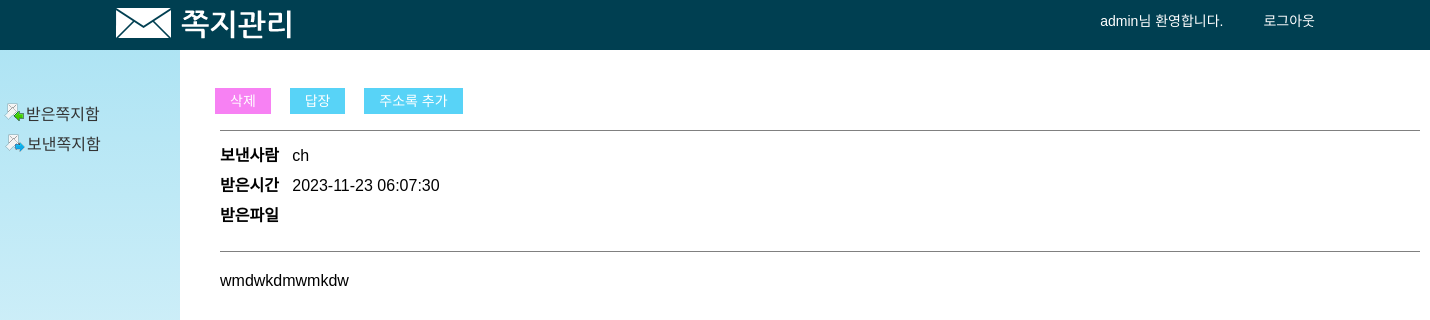
The app's page /chat/page/note/recv_read.php?idx=1 (signed in) with its own data.
### tables this page shows
CREATE TABLE `recv_note` (
  `idx` int NOT NULL AUTO_INCREMENT,
  `recv_id` varchar(100) NOT NULL,
  `send_id` varchar(45) NOT NULL,
  `title` varchar(100) NOT NULL,
  `content` text NOT NULL,
  `send_date` timestamp NOT NULL DEFAULT CURRENT_TIMESTAMP,
  `recv_chk` varchar(45) NOT NULL DEFAULT '0',
  PRIMARY KEY (`idx`)
);

### chat/include/db.php (called while the page is built, shortened)
<?php
 $db = new mysqli("localhost","root","qwer","bbs");
 $db->set_charset("utf8");
 function mq($sql){
   global $db;
   return $db->query($sql);
 }
 ?>

### chat/page/note/recv_read.php (the view, shortened to what this page needs)
<?php
include $_SERVER['DOCUMENT_ROOT']."/include/db.php";
include $_SERVER['DOCUMENT_ROOT']."/include/header.php";
include $_SERVER['DOCUMENT_ROOT']."/include/menu.php";
if(isset($_SESSION['userid']))
    {
  $bno = $_GET['idx'];
  $sql = mq("select * from recv_note where idx='".$bno."'");
  $recv = $sql->fetch_array();
?>
<aside>
	<ul id="note_menu">
		<li><img src="/imgs/recv.png" alt="recv" title="recv" /><a href="/page/note.php">받은쪽지함</a></li>
		<li><img src="/imgs/send.png" alt="recv" title="recv" /><a href="/page/note_send.php">보낸쪽지함</a></li>
	</ul>
</aside>
<div id="note_read">
	<div id="note_read_bt">
		<a href="recv_delete.php?idx=<?php echo $recv['idx']; ?>" class="del_bt">삭제</a>
		<a href="reply_write.php?idx=<?php echo $recv['idx']; ?>" class="dap_bt">답장</a>
		<a class="dap_bt" id="fr_bt" href="#">주소록 추가</a>
	</div>
	<div id="no_ri_line"></div>
	<div id="note_info">
		<div id="user_info">
			<ul>
				<li><b>보낸사람</b>&nbsp;&nbsp;&nbsp;<?php echo $recv['send_id']; ?></li>
				<li><b>받은시간</b>&nbsp;&nbsp;&nbsp;<?php echo $recv['send_date']; ?></li>
				<li><b>받은파일</b>&nbsp;&nbsp;&nbsp;<a href="../../upload/<?php echo $recv['file'];?>" download><?php echo $recv['file']; ?></a></li>
			</ul>
			<div id="no_ri_line"></div>
		</div>
		<div id="bo_content">
			<?php echo nl2br("$recv[content]"); ?>
		</div>
	</div>
</div>
    <?php
    }else{
         echo "<script>alert('잘못된 접근입니다.'); history.back();</script>";
     }
     include $_SERVER['DOCUMENT_ROOT']."/include/footer.php";
?>

### chat/css/common.css (style rules this page uses)
* { margin:0 auto; padding: 0; font-family: "Malgun gothic","Sans-Serif","arial"; }
a { color:#333; text-decoration: none; }
ul li { list-style: none; }
img { vertical-align: top; border: 0; }
aside { width:180px; height: 100%; background: #A9E2F3; background: -moz-linear-gradient(top, #A9E2F3 0%, #ffffff 100%); background: -webkit-linear-gradient(top, #A9E2F3 0%,#ffffff 100%); top:0; margin-left:0; z-index: -100; position: absolute; }
#note_menu { margin-top:100px; line-height: 30px; }
#note_read { width:1200px; position: absolute; word-break:break-all; left: 220px; }
#note_read_bt { margin-left: -20px; margin-top:40px; font-size:14px; }
#note_read_bt a { margin-left: 15px; }
.del_bt { padding: 5px 15px 5px 15px; background:#F781F3; color:white; }
.dap_bt { padding: 5px 15px 5px 15px; background:#58D3F7; color:white; }
#no_ri_line { width:100%; height:1px; background: gray; margin-left: 0; margin-top:20px; }
#note_info { margin-top:10px; font-size:16px; }
#user_info { line-height: 30px; }
#bo_content { margin-top:20px; }

### records on screen
recv_note: send "ch", send_date "2023-11-23 06:07:30", content "wmdwkdmwmkdw"

### other values on screen
$_SESSION['userid'] "admin"
